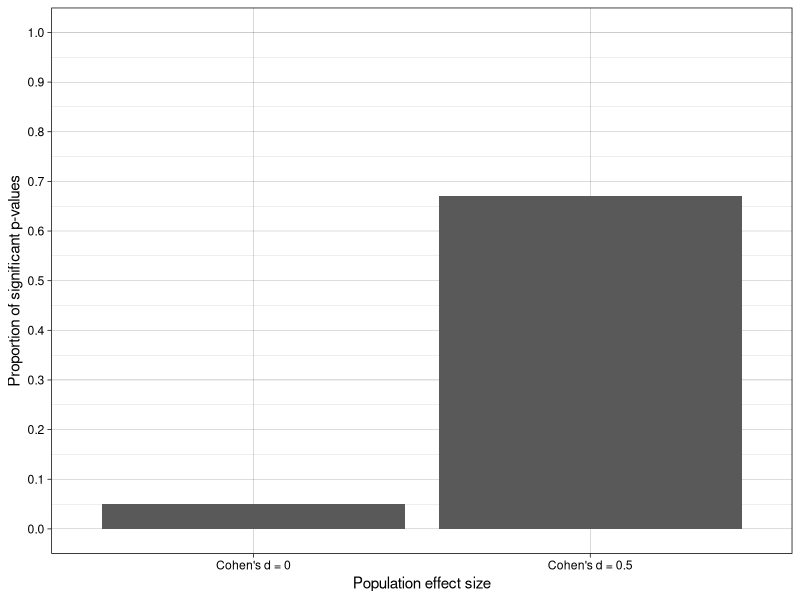

Source code (R):
## ---- chunk 1

# set default chunk options
knitr::opts_chunk$set(message = FALSE,
                      warning = FALSE)

# disable scientific notation
options(scipen = 999) 

## ---- chunk 2

library(tidyr)
library(dplyr)
library(forcats)
library(readr)
library(purrr) 
library(ggplot2)
library(scales)
library(knitr)
library(kableExtra)

## ---- chunk 3

# remove all objects from environment to ensure you're starting from a blank page
rm(list = ls())

# set seed
set.seed(42)

# functions for simulation
generate_data <- function(n_per_condition,
                          mean_control,
                          mean_intervention,
                          sd) {
  
  data_control <- 
    tibble(condition = "control",
           score = rnorm(n = n_per_condition, mean = mean_control, sd = sd))
  
  data_intervention <- 
    tibble(condition = "intervention",
           score = rnorm(n = n_per_condition, mean = mean_intervention, sd = sd))
  
  data_combined <- bind_rows(data_control,
                             data_intervention)
  
  return(data_combined)
}

analyze <- function(data) {

  res_t_test <- t.test(formula = score ~ condition, 
                       data = data,
                       var.equal = TRUE,
                       alternative = "two.sided")
  
  res <- tibble(p = res_t_test$p.value)
  
  return(res)
}

# simulation parameters
experiment_parameters <- expand_grid(
  n_per_condition = 50,
  mean_control = 0,
  mean_intervention = c(0, 0.5),
  sd = 1,
  iteration = 1:1000 
) |>
  # because mean_control is 0 and both SDs are 1, mean_intervention is really a proxy for Cohen's d
  # because d = [mean_intervention - mean_control]/SD_pooled
  # for clarity, let's just make a variable called population_effect_size
  mutate(population_effect_size = paste0("Cohen's d = ", mean_intervention)) 

# run simulation
simulation <- experiment_parameters |>
  mutate(generated_data = pmap(list(n_per_condition, 
                                    mean_control,
                                    mean_intervention,
                                    sd),
                               generate_data)) |>
  mutate(results = pmap(list(generated_data),
                        analyze))

# summarize across iterations
simulation_summary <- simulation |>
  # unnest results
  unnest(results) |>
  # for each level of mean_intervention... 
  group_by(population_effect_size) |>
  # ... calculate proportion of iterations where significant results were found
  mutate(significant = p < .05) |>
  summarize(proportion_of_significant_p_values = mean(significant))

# table of results
simulation_summary |>
  kable() |>
  kable_classic(full_width = FALSE)

# plot results
ggplot(simulation_summary, aes(population_effect_size, proportion_of_significant_p_values)) +
  geom_col() +
  theme_linedraw() +
  scale_y_continuous(breaks = breaks_pretty(n = 10),
                     limits = c(0,1),
                     name = "Proportion of significant p-values") +
  scale_x_discrete(name = "Population effect size")

## ---- chunk 4


## ---- chunk 5


## ---- chunk 6

sessionInfo()
